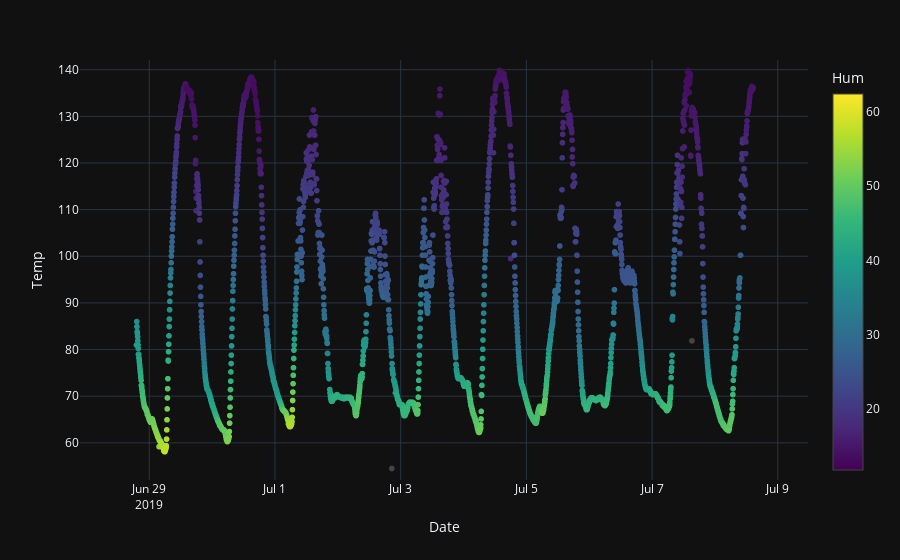

Notebook cell for this chart:
### Code cell
px.scatter(df, x='Date', y='Temp', color='Hum', template='plotly_dark', color_continuous_scale=px.colors.sequential.Viridis)

### Figure 1 — Plotly figure (JSON) as saved in the notebook; plotly's stock layout.template omitted (floating-point values rounded to 4 significant figures; data arrays with more than 128 entries replaced by an {"elided": "..."} marker saying what was removed)
{"data": [{"hoverlabel": {"namelength": 0}, "hovertemplate": "Date=%{x}<br>Temp=%{y}<br>Hum=%{marker.color}", "legendgroup": "", "marker": {"color": {"elided": "4462 float values"}, "coloraxis": "coloraxis", "symbol": "circle"}, "mode": "markers", "name": "", "showlegend": false, "type": "scattergl", "uid": "b0c19023-3416-416b-b22b-b870608c0837", "x": {"elided": "4462 str values"}, "xaxis": "x", "y": {"elided": "4462 float values"}, "yaxis": "y"}], "layout": {"autosize": true, "coloraxis": {"colorbar": {"title": {"text": "Hum"}}, "colorscale": [[0, "#440154"], [0.1111, "#482878"], [0.2222, "#3e4989"], [0.3333, "#31688e"], [0.4444, "#26828e"], [0.5556, "#1f9e89"], [0.6667, "#35b779"], [0.7778, "#6ece58"], [0.8889, "#b5de2b"], [1, "#fde725"]]}, "grid": {"xaxes": ["x"], "xgap": 0.1, "xside": "bottom", "yaxes": ["y"], "ygap": 0.1, "yside": "left"}, "legend": {"tracegroupgap": 0}, "margin": {"t": 60}, "xaxis": {"autorange": false, "range": ["2019-06-27 21:32:40.5486", "2019-07-09 11:32:27.1121"], "title": {"text": "Date"}, "type": "date"}, "yaxis": {"autorange": false, "range": [52.03, 142.1], "title": {"text": "Temp"}, "type": "linear"}}}
